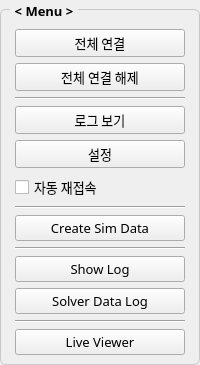
       <widget class="QGroupBox" name="groupBox_7">
        <property name="font">
         <font>
          <family>나눔스퀘어라운드</family>
          <pointsize>10</pointsize>
          <bold>true</bold>
         </font>
        </property>
        <property name="styleSheet">
         <string notr="true">QGroupBox {
    border: 1 solid;
    border-radius: 6;
    margin-top: 9;
    border-color : #c8c8c8;
    padding: 3;
}
QGroupBox::title {
    subcontrol-origin: margin;
    subcontrol-position: top left;
    left: 10;
    padding: 2 3;
}</string>
        </property>
        <property name="title">
         <string>&lt; Menu &gt;</string>
        </property>
        <layout class="QVBoxLayout" name="verticalLayout_7">
         <property name="spacing">
          <number>6</number>
         </property>
         <property name="topMargin">
          <number>16</number>
         </property>
         <property name="bottomMargin">
          <number>6</number>
         </property>
         <item>
          <widget class="QPushButton" name="pushButton_connect_all">
           <property name="enabled">
            <bool>true</bool>
           </property>
           <property name="font">
            <font>
             <family>나눔스퀘어라운드</family>
             <pointsize>10</pointsize>
            </font>
           </property>
           <property name="text">
            <string>전체 연결</string>
           </property>
          </widget>
         </item>
         <item>
          <widget class="QPushButton" name="pushButton_disconnect_all">
           <property name="enabled">
            <bool>true</bool>
           </property>
           <property name="font">
            <font>
             <family>나눔스퀘어라운드</family>
             <pointsize>10</pointsize>
            </font>
           </property>
           <property name="text">
            <string>전체 연결 해제</string>
           </property>
          </widget>
         </item>
         <item>
          <widget class="Line" name="line_7">
           <property name="font">
            <font>
             <family>나눔스퀘어라운드</family>
             <pointsize>10</pointsize>
            </font>
           </property>
           <property name="orientation">
            <enum>Qt::Orientation::Horizontal</enum>
           </property>
          </widget>
         </item>
         <item>
          <widget class="QPushButton" name="pushButton_open_received_path_datahub">
           <property name="enabled">
            <bool>true</bool>
           </property>
           <property name="font">
            <font>
             <family>나눔스퀘어라운드</family>
             <pointsize>10</pointsize>
            </font>
           </property>
           <property name="text">
            <string>로그 보기</string>
           </property>
          </widget>
         </item>
         <item>
          <widget class="QPushButton" name="pushButton_setting_datahub">
           <property name="enabled">
            <bool>true</bool>
           </property>
           <property name="font">
            <font>
             <family>나눔스퀘어라운드</family>
             <pointsize>10</pointsize>
            </font>
           </property>
           <property name="text">
            <string>설정</string>
           </property>
          </widget>
         </item>
         <item>
          <widget class="QCheckBox" name="checkBox_auto_reconnect">
           <property name="font">
            <font>
             <family>나눔스퀘어라운드</family>
             <pointsize>10</pointsize>
            </font>
           </property>
           <property name="text">
            <string>자동 재접속</string>
           </property>
           <property name="checked">
            <bool>false</bool>
           </property>
          </widget>
         </item>
         <item>
          <widget class="Line" name="line_8">
           <property name="font">
            <font>
             <family>나눔스퀘어라운드</family>
             <pointsize>10</pointsize>
            </font>
           </property>
           <property name="orientation">
            <enum>Qt::Orientation::Horizontal</enum>
           </property>
          </widget>
         </item>
         <item>
          <widget class="QPushButton" name="pushButton_create_sim_data">
           <property name="enabled">
            <bool>true</bool>
           </property>
           <property name="font">
            <font>
             <family>나눔스퀘어라운드</family>
             <pointsize>10</pointsize>
            </font>
           </property>
           <property name="text">
            <string>Create Sim Data</string>
           </property>
          </widget>
         </item>
         <item>
          <widget class="Line" name="line_11">
           <property name="font">
            <font>
             <family>나눔스퀘어라운드</family>
             <pointsize>10</pointsize>
            </font>
           </property>
           <property name="orientation">
            <enum>Qt::Orientation::Horizontal</enum>
           </property>
          </widget>
         </item>
         <item>
          <widget class="QPushButton" name="pushButton_show_log">
           <property name="enabled">
            <bool>true</bool>
           </property>
           <property name="font">
            <font>
             <family>나눔스퀘어라운드</family>
             <pointsize>10</pointsize>
            </font>
           </property>
           <property name="text">
            <string>Show Log</string>
           </property>
          </widget>
         </item>
         <item>
          <widget class="QPushButton" name="pushButton_open_solver_data_log">
           <property name="enabled">
            <bool>true</bool>
           </property>
           <property name="font">
            <font>
             <family>나눔스퀘어라운드</family>
             <pointsize>10</pointsize>
            </font>
           </property>
           <property name="text">
            <string>Solver Data Log</string>
           </property>
          </widget>
         </item>
         <item>
          <widget class="Line" name="line_9">
           <property name="font">
            <font>
             <family>나눔스퀘어라운드</family>
             <pointsize>10</pointsize>
            </font>
           </property>
           <property name="orientation">
            <enum>Qt::Orientation::Horizontal</enum>
           </property>
          </widget>
         </item>
         <item>
          <widget class="QPushButton" name="pushButton_run_live_viewer">
           <property name="enabled">
            <bool>true</bool>
           </property>
           <property name="font">
            <font>
             <family>나눔스퀘어라운드</family>
             <pointsize>10</pointsize>
            </font>
           </property>
           <property name="text">
            <string>Live Viewer</string>
           </property>
          </widget>
         </item>
         <item>
          <spacer name="verticalSpacer_7">
           <property name="font">
            <font>
             <family>나눔스퀘어라운드</family>
             <pointsize>10</pointsize>
            </font>
           </property>
           <property name="orientation">
            <enum>Qt::Orientation::Vertical</enum>
           </property>
           <property name="sizeHint" stdset="0">
            <size>
             <width>0</width>
             <height>0</height>
            </size>
           </property>
          </spacer>
         </item>
        </layout>
       </widget>
